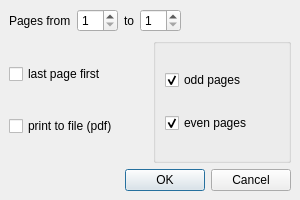
<ui version="4.0" >
 <class>Dialog</class>
 <widget class="QDialog" name="Dialog" >
  <property name="geometry" >
   <rect>
    <x>0</x>
    <y>0</y>
    <width>300</width>
    <height>200</height>
   </rect>
  </property>
  <property name="windowTitle" >
   <string>Print Reports</string>
  </property>
  <layout class="QVBoxLayout" >
   <property name="margin" >
    <number>9</number>
   </property>
   <property name="spacing" >
    <number>6</number>
   </property>
   <item>
    <layout class="QHBoxLayout" >
     <property name="margin" >
      <number>0</number>
     </property>
     <property name="spacing" >
      <number>6</number>
     </property>
     <item>
      <widget class="QLabel" name="label" >
       <property name="text" >
        <string>Pages from</string>
       </property>
      </widget>
     </item>
     <item>
      <widget class="QSpinBox" name="spinBox_from" >
       <property name="minimum" >
        <number>1</number>
       </property>
      </widget>
     </item>
     <item>
      <widget class="QLabel" name="label_2" >
       <property name="text" >
        <string>to</string>
       </property>
      </widget>
     </item>
     <item>
      <widget class="QSpinBox" name="spinBox_to" >
       <property name="minimum" >
        <number>1</number>
       </property>
       <property name="value" >
        <number>1</number>
       </property>
      </widget>
     </item>
     <item>
      <spacer>
       <property name="orientation" >
        <enum>Qt::Horizontal</enum>
       </property>
       <property name="sizeHint" >
        <size>
         <width>40</width>
         <height>20</height>
        </size>
       </property>
      </spacer>
     </item>
    </layout>
   </item>
   <item>
    <layout class="QHBoxLayout" >
     <property name="margin" >
      <number>0</number>
     </property>
     <property name="spacing" >
      <number>6</number>
     </property>
     <item>
      <layout class="QVBoxLayout" >
       <property name="margin" >
        <number>0</number>
       </property>
       <property name="spacing" >
        <number>6</number>
       </property>
       <item>
        <widget class="QCheckBox" name="checkBox_reverse" >
         <property name="text" >
          <string>last page first</string>
         </property>
        </widget>
       </item>
       <item>
        <widget class="QCheckBox" name="checkBox_pdf" >
         <property name="windowModality" >
          <enum>Qt::WindowModal</enum>
         </property>
         <property name="sizePolicy" >
          <sizepolicy>
           <hsizetype>1</hsizetype>
           <vsizetype>0</vsizetype>
           <horstretch>0</horstretch>
           <verstretch>0</verstretch>
          </sizepolicy>
         </property>
         <property name="text" >
          <string>print to file (pdf)</string>
         </property>
        </widget>
       </item>
      </layout>
     </item>
     <item>
      <widget class="QGroupBox" name="groupBox_oddEven" >
       <property name="title" >
        <string/>
       </property>
       <layout class="QVBoxLayout" >
        <property name="margin" >
         <number>9</number>
        </property>
        <property name="spacing" >
         <number>6</number>
        </property>
        <item>
         <widget class="QCheckBox" name="checkBox_odd" >
          <property name="text" >
           <string>odd pages</string>
          </property>
          <property name="checked" >
           <bool>true</bool>
          </property>
         </widget>
        </item>
        <item>
         <widget class="QCheckBox" name="checkBox_even" >
          <property name="text" >
           <string>even pages</string>
          </property>
          <property name="checked" >
           <bool>true</bool>
          </property>
         </widget>
        </item>
       </layout>
      </widget>
     </item>
    </layout>
   </item>
   <item>
    <layout class="QHBoxLayout" >
     <property name="margin" >
      <number>0</number>
     </property>
     <property name="spacing" >
      <number>6</number>
     </property>
     <item>
      <spacer>
       <property name="orientation" >
        <enum>Qt::Horizontal</enum>
       </property>
       <property name="sizeHint" >
        <size>
         <width>40</width>
         <height>20</height>
        </size>
       </property>
      </spacer>
     </item>
     <item>
      <widget class="QPushButton" name="pushButton_ok" >
       <property name="text" >
        <string>OK</string>
       </property>
       <property name="default" >
        <bool>true</bool>
       </property>
      </widget>
     </item>
     <item>
      <widget class="QPushButton" name="pushButton_cancel" >
       <property name="text" >
        <string>Cancel</string>
       </property>
      </widget>
     </item>
    </layout>
   </item>
  </layout>
 </widget>
 <resources/>
 <connections>
  <connection>
   <sender>pushButton_ok</sender>
   <signal>clicked()</signal>
   <receiver>Dialog</receiver>
   <slot>accept()</slot>
   <hints>
    <hint type="sourcelabel" >
     <x>171</x>
     <y>164</y>
    </hint>
    <hint type="destinationlabel" >
     <x>149</x>
     <y>99</y>
    </hint>
   </hints>
  </connection>
  <connection>
   <sender>pushButton_cancel</sender>
   <signal>clicked()</signal>
   <receiver>Dialog</receiver>
   <slot>reject()</slot>
   <hints>
    <hint type="sourcelabel" >
     <x>252</x>
     <y>164</y>
    </hint>
    <hint type="destinationlabel" >
     <x>149</x>
     <y>99</y>
    </hint>
   </hints>
  </connection>
 </connections>
</ui>
